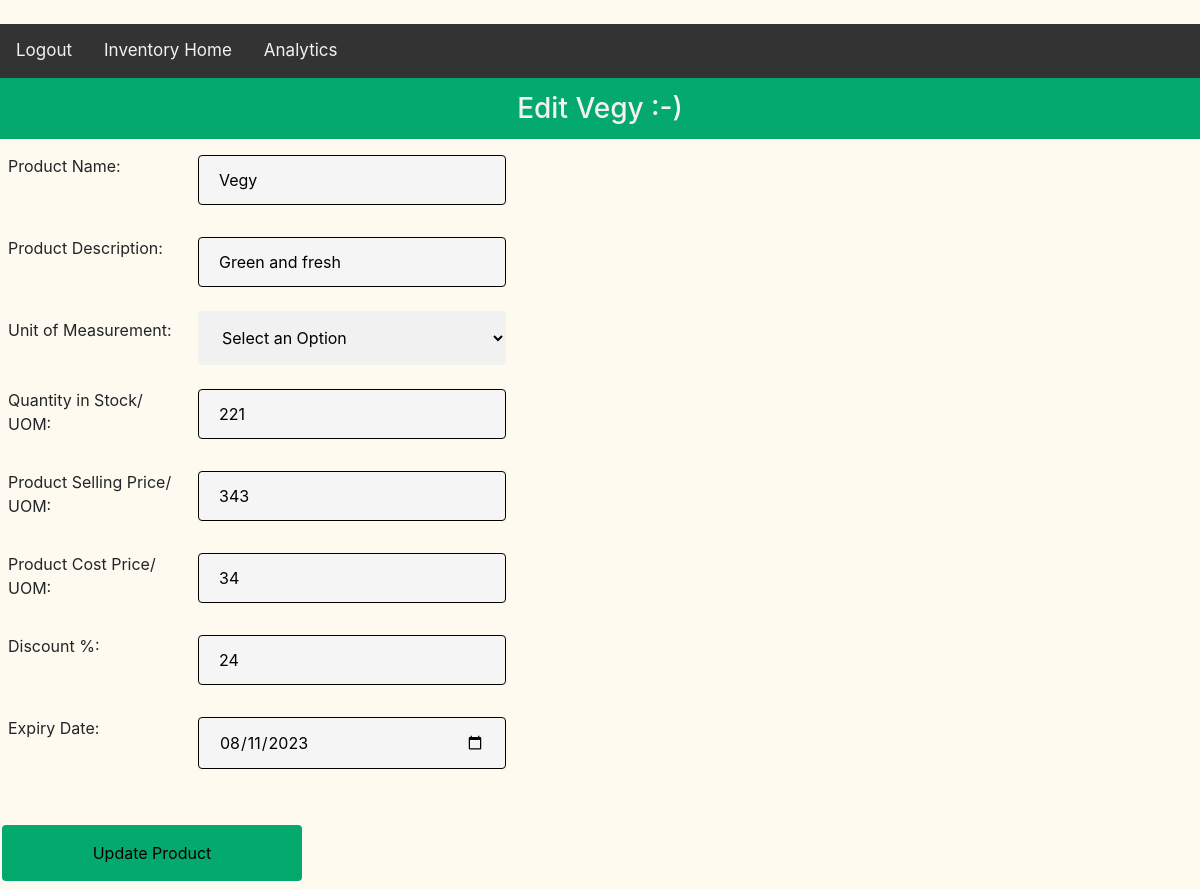
The page /edit_product/3 (signed in) on the database its author committed.
### models.py (models this page shows)
class Product(db.Model):
	product_id = db.Column(db.Integer(), primary_key = True)
	product_name = db.Column(db.String(50), nullable = False)
	product_desc = db.Column(db.String(250), nullable = True)
	sell_price = db.Column(db.Integer(), nullable = False)
	cost_price = db.Column(db.Integer(), nullable = False)
	unit_of_measurement = db.Column(db.String(), nullable = False)
	discount = db.Column(db.Integer())
	product_quantity = db.Column(db.Integer(), nullable = False)
	expiry_date = db.Column(db.Date())
	product_category_id = db.Column(db.Integer(), db.ForeignKey('category.category_id'))

### main.py (the view, shortened to what this page needs)
@main.route('/edit_product/<int:product_id>', methods=['GET','POST']) #TESTED OK
@login_required
def edit_product(product_id):
	product_data = Product.query.filter_by(product_id=product_id).first()
	if request.method=='GET':
		return render_template('edit_product.html',product_data=product_data)

### templates/edit_product.html (shortened to what this page needs)
<!DOCTYPE html>
<html lang="en">
	<head>
		<link rel="stylesheet" href="https://cdn.jsdelivr.net/npm/bootstrap@4.0.0/dist/css/bootstrap.min.css">
		<link rel="stylesheet" href="{{ url_for('static', filename='styles.css') }}">
	</head>
	<body>
		<br>
		<ul class="nav">
	  		<li class="nav-item">
			    <a class="nav-link" href="{{ url_for('auth.logout') }}">Logout</a>
			</li>
			<li class="nav-item">
			    <a class="nav-link" href="{{ url_for('main.list_category') }}">Inventory Home</a>
			</li>
			<li class="nav-item">
			    <a class="nav-link" href="{{ url_for('main.analytics') }}">Analytics</a>
			</li>
		</ul>
		<h3>Edit {{ product_data.product_name }} :-)</h3>
		<form action="/edit_product/{{ product_data.product_id }}" method="POST">
			<div class="form-group row">
		  	<label class="col-sm-2 col-form-label" for="add_product">Product Name:</label><br>
		  	<input type="text" id="product_name" name="product_name" value="{{ product_data.product_name }}" autofocus><br>
		  	<br>
		  	</div>
		  	<div class="form-group row">
		  	<label class="col-sm-2 col-form-label" for="add_product">Product Description:</label><br>
		  	<input type="text" id="product_desc" name="product_desc" value="{{ product_data.product_desc }}"><br>
		  	<br>
		  	</div>
		  	<div class="form-group row">
		  	<label class="col-sm-2 col-form-label" for="add_product">Unit of Measurement:</label><br>
		  	<select name="unit_of_measurement" id="unit_of_measurement">
		  		<option value="none" selected disabled hidden>Select an Option</option>
		  	</select>
		  	<br>
		  	<br>
		  	</div>
		  	<div class="form-group row">
		  	<label class="col-sm-2 col-form-label" for="add_product">Quantity in Stock/ UOM:</label><br>
		  	<input type="number" id="product_quantity" name="product_quantity" value="{{ product_data.product_quantity }}"><br>
		  	<br>
		  	</div>
		  	<div class="form-group row">
		  	<label class="col-sm-2 col-form-label" for="add_product">Product Selling Price/ UOM:</label><br>
		  	<input type="number" id="sell_price" name="sell_price" value="{{ product_data.sell_price }}"><br>
		  	<br>
		  	</div>
		  	<div class="form-group row">
		  	<label class="col-sm-2 col-form-label" for="add_product">Product Cost Price/ UOM:</label><br>
		  	<input type="number" id="cost_price" name="cost_price" value="{{ product_data.cost_price }}"><br>
		  	<br>
		  	</div>
		  	<div class="form-group row">
		  	<label class="col-sm-2 col-form-label" for="add_product">Discount %:</label><br>
		  	<input type="number" id="discount" name="discount" value="{{ product_data.discount }}"><br>
		  	<br>
		  	</div>
		  	<div class="form-group row">
		    <label class="col-sm-2 col-form-label" for="add_product">Expiry Date:</label><br>
		  	<input type="date" id="expiry_date" name="expiry_date" value="{{ product_data.expiry_date }}"><br>
		  	</div>
		  	<br>
		  	<input type="submit" value="Update Product">
		</form>
	</body>
</html>

### static/styles.css (style rules this page uses)
ul { list-style-type: none; margin: 0; padding: 0; }
li { display: inline; }
.nav { background-color: #333; overflow: hidden; }
.nav a { float: left; color: #f2f2f2; text-align: center; padding: 14px 16px; text-decoration: none; font-size: 17px; }
h3 { background-color: #04AA6D; float: center; color: #f2f2f2; text-align: center; padding: 14px 16px; font-size: 28px; }
body { background-color: floralwhite; opacity: 1; }
input { width: 25%; padding: 12px 20px; margin: 8px 0; box-sizing: border-box; border: 1px solid black; border-radius: 4px; background-color: whitesmoke; color: black; }
select { width: 25%; padding: 16px 20px; border: none; border-radius: 4px; background-color: #f1f1f1; }
input[type=button], input[type=submit], input[type=reset] { background-color: #04AA6D; border: none; color: black; padding: 16px 32px; text-decoration: none; margin: 8px 2px; cursor: pointer; }
label { padding: 12px 12px 12px 0; display: inline-block; margin-left: 8px; }

### rows shown on the page
Product: product_name "Vegy", product_desc "Green and fresh", product_quantity "221", sell_price "343", cost_price "34", discount "24", expiry_date "08/11/2023"
